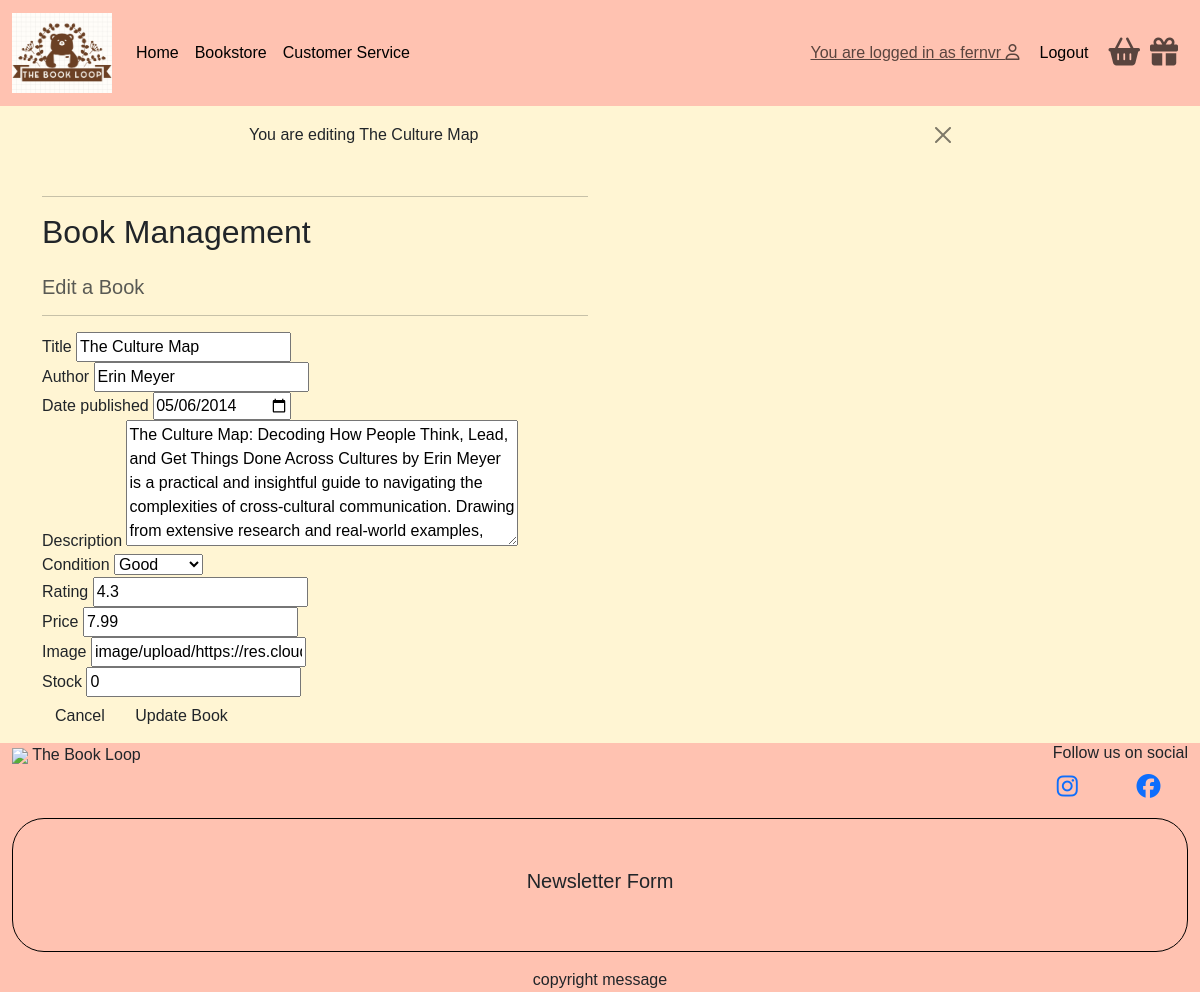
The app's page /bookstore/edit/4/ (signed in), older data.
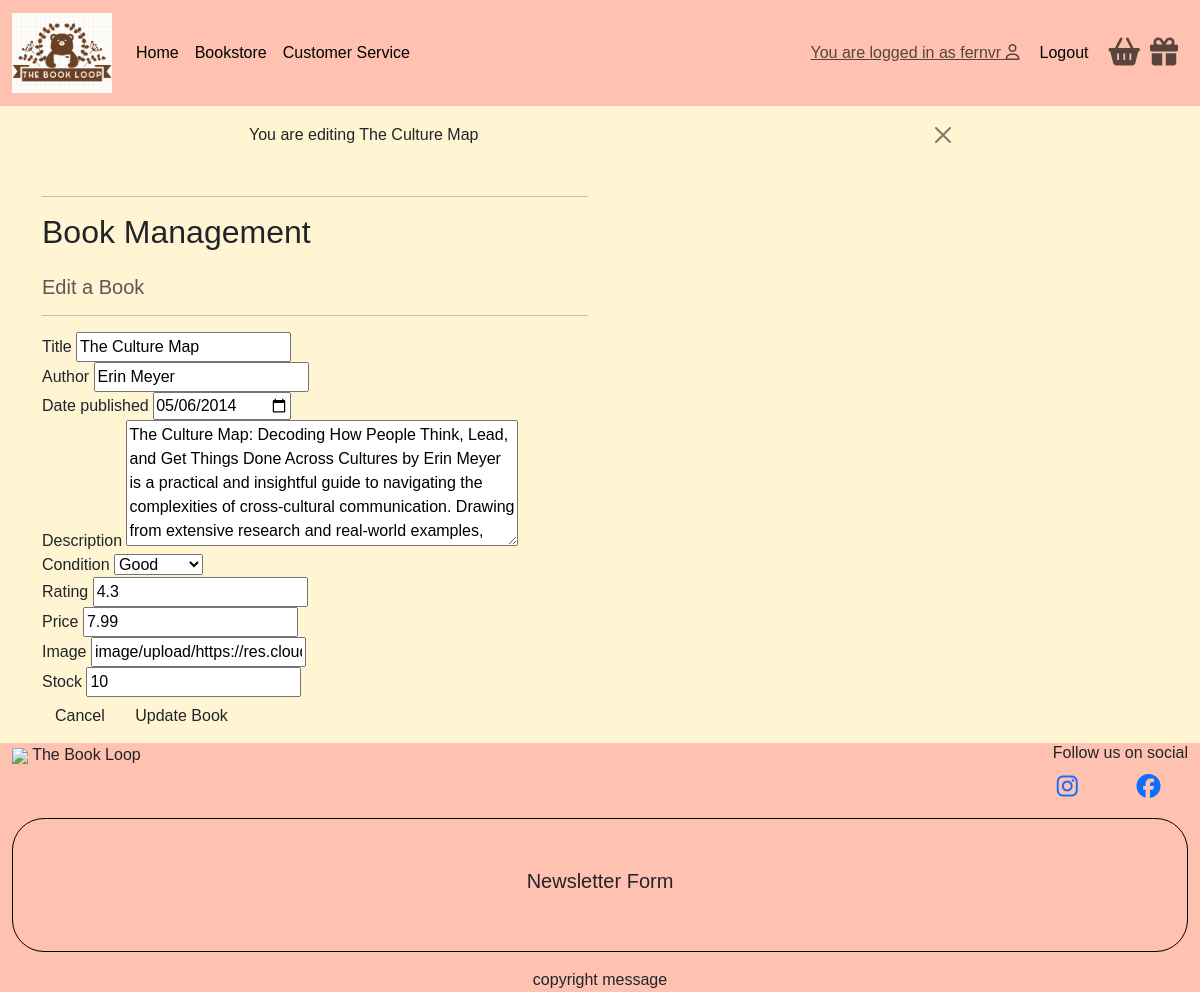
The same page, newer data.
### bookstore/models.py (models this page shows, shortened)
class Book(models.Model):
    CONDITION_CHOICES = [
        ('like-new', 'Like-New'),
        ('good', 'Good'),
        ('fair', 'Fair'),
    ]
    title = models.CharField(max_length=255)
    author = models.CharField(max_length=255, null=True, blank=True)
    date_published = models.DateField(null=True, blank=True)
    description = models.TextField(null=True, blank=True)
    condition = models.CharField(max_length=10, choices=CONDITION_CHOICES, null=True, blank=True)
    rating = models.DecimalField(max_digits=2, decimal_places=1, null=True, blank=True)
    price = models.DecimalField(max_digits=6, decimal_places=2, null=True, blank=True)
    cover_image = CloudinaryField('image', default='placeholder')
    stock = models.PositiveIntegerField(default=0)
    in_stock = models.BooleanField(default=False, editable=False)
    created_at = models.DateTimeField(auto_now_add=True, null=True)

### bookstore/views.py (the view)
# urls.py: path('edit/<int:book_id>/', views.edit_book, name='edit_book'),
def edit_book(request, book_id):
    if not request.user.is_superuser:
        messages.error(request, 'Sorry, only store owners can do that.')
        return redirect(reverse('home'))
    book = get_object_or_404(Book, pk=book_id)
    if request.method == 'POST':
        form = BookForm(request.POST, request.FILES, instance=book)
        if form.is_valid():
            form.save()
            messages.success(request, 'Successfully updated book!')
            return redirect(reverse('bookstore:book_detail', args=[book.id]))
        else:
            messages.error(request, 'Failed to update book. Please ensure the form is valid.')
    else:
        form = BookForm(instance=book)
        messages.info(request, f'You are editing {book.title}')
    template = 'bookstore/edit_book.html'
    context = {
        'form': form,
        'book': book,
    }
    return render(request, template, context)

### bookstore/forms.py
class BookForm(forms.ModelForm):
    class Meta:
        model = Book
        fields = ['title', 'author', 'date_published', 'description', 'condition', 'rating', 'price', 'cover_image', 'stock']
        widgets = {
            'date_published': forms.DateInput(attrs={'type': 'date'}),
            'description': forms.Textarea(attrs={'rows': 5}),
        }

### basket/contexts.py (called while the page is built, shortened)
def basket_contents(request):
    basket_items = []
    total = 0
    book_count = 0
    basket = request.session.get('basket', {})
    delivery = Decimal(3) if total < 40 else Decimal(0)
    grand_total = delivery + total
    context = {
        'basket_items': basket_items,
        'total': total,
        'order_total': total,
        'book_count': book_count,
        'delivery': delivery,
        'free_delivery_threshold': 40,
        'grand_total': grand_total,
        }
    return context

### bookstore/templates/bookstore/edit_book.html (shortened to what this page needs)
{% extends "base.html" %}
{% load static %}
{% block content %}
<div class="container">
    <div class="row">
        <div class="col-12 col-md-6">
            <hr>
            <h2 class="logo-font mb-4">Book Management</h2>
            <h5 class="text-muted">Edit a Book</h5>
            <hr>
        </div>
    </div>
    <div class="row">
        <div class="col-12 col-md-6">
            <form method="POST" action="{% url 'bookstore:edit_book' book.id %}" class="form mb-2" enctype="multipart/form-data">
                {% for field in form %}
                    <div class="form-group">
                        <label for="{{ field.id_for_label }}">{{ field.label }}</label>
                        {{ field }}
                    </div>
                {% endfor %}
                <div class="text-right">
                    <a class="btn btn-outline-black rounded-0" href="{% url 'bookstore:bookstore' %}">Cancel</a>
                    <button class="btn btn-black rounded-0" type="submit">Update Book</button>
                </div>
            </form>
        </div>
    </div>
</div>
{% endblock %}

Row changes from the older to the newer data that the page shows:
changed Book "The Culture Map": stock "0" → "10"
